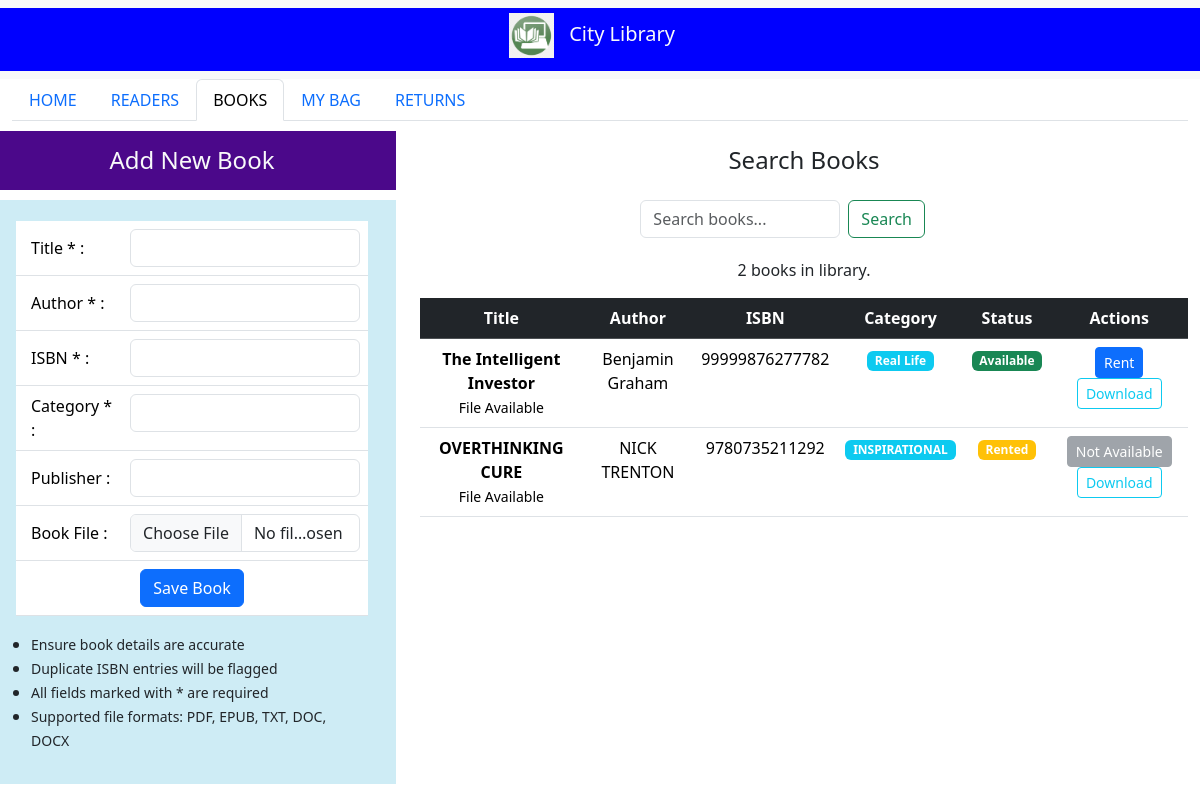
/books, run on the app's committed database.
### lims_app/models.py (models this page shows, shortened)
class Book(models.Model):
    STATUS_CHOICES = [
        ('available', 'Available'),
        ('rented', 'Rented'),
        ('maintenance', 'Maintenance'),
    ]
    title = models.CharField(max_length=300)
    author = models.CharField(max_length=200)
    isbn = models.CharField(max_length=50, unique=True)
    category = models.CharField(max_length=100)
    publisher = models.CharField(max_length=200, blank=True, null=True)
    status = models.CharField(max_length=20, choices=STATUS_CHOICES, default='available')
    book_file = models.FileField(upload_to='books/', blank=True, null=True)
    created_at = models.DateTimeField(auto_now_add=True)
    updated_at = models.DateTimeField(auto_now=True)
    class Meta:
        ordering = ['-created_at']

### lims_app/views.py (the view, shortened to what this page needs)
# urls.py: path('books', books_tab, name='books'),
def books_tab(request):
    books = Book.objects.all()
    search_query = request.GET.get('search', '')
    return render(request, 'books.html', {
        "current_tab": "books",
        "books": books,
        "search_query": search_query
    })

### lims_app/templates/books.html (shortened to what this page needs)
<!DOCTYPE html>
{% extends "index.html" %}
{% load static %}
{% block main_content %}
<div class="container-fluid text-center" style="padding: 10px 0;">
  <div class="row" style="margin-bottom: 10px;">
    <div class="col-md-4 text-light" style="background: #4B088A;">
      <h4 style="margin: 15px 0;">Add New Book</h4>
    </div>
    <div class="col-md-8">
      <h4 style="margin: 15px 0;">Search Books</h4>
    </div>
  </div>
  <div class="row">
    <div class="col-md-4" style="background-color: #CEECF5; min-height: 500px;">
      <div class="p-3">
        <form action="{% url 'add_book' %}" method="POST" enctype="multipart/form-data">
          <table class="table" style="margin-top: 5px;">
            <tr>
              <td style="text-align: left;vertical-align: middle;padding-left: 15px;">Title * : </td>
              <td><input type="text" class="form-control" name="book_title" required></td>
            </tr>
            <tr>
               <td style="text-align: left;vertical-align: middle;padding-left: 15px;">Author * : </td>
              <td><input type="text" class="form-control" name="book_author" required></td>
            </tr>
            <tr>
               <td style="text-align: left;vertical-align: middle;padding-left: 15px;">ISBN * : </td>
              <td><input type="text" class="form-control" name="book_isbn" required></td>
            </tr>
            <tr>
               <td style="text-align: left;vertical-align: middle;padding-left: 15px;">Category * : </td>
              <td><input type="text" class="form-control" name="book_category" required></td>
            </tr>
            <tr>
               <td style="text-align: left;vertical-align: middle;padding-left: 15px;">Publisher : </td>
              <td><input type="text" class="form-control" name="book_publisher"></td>
            </tr>
            <tr>
               <td style="text-align: left;vertical-align: middle;padding-left: 15px;">Book File : </td>
              <td><input type="file" class="form-control" name="book_file" accept=".pdf,.epub,.txt,.doc,.docx"></td>
            </tr>
            <tr>
              <td colspan="2"><button class="btn btn-primary" type="submit">Save Book</button></td>
            </tr>
          </table>
        </form>
        <ul style="text-align: left;vertical-align: middle;padding-left: 15px;">
          <li><small>Ensure book details are accurate</small></li>
          <li><small>Duplicate ISBN entries will be flagged</small></li>
          <li><small>All fields marked with * are required</small></li>
          <li><small>Supported file formats: PDF, EPUB, TXT, DOC, DOCX</small></li>
        </ul>
      </div>
    </div>
    <div class="col-md-8">
      <div class="text-end" style="margin-right:275px;">
        <form class="d-inline-flex" role="search" method="GET">
          <input class="form-control me-2" type="search" name="search"
                 placeholder="Search books..." aria-label="Search"
                 value="{{ search_query }}" style="width: 200px;" />
          <button class="btn btn-outline-success" type="submit">Search</button>
        </form>
      </div>
      <div class="row" style="margin-top: 20px;">
        <p>{{books|length}} book{% if books|length != 1 %}s{% endif %}
           {% if search_query %}found for "{{ search_query }}"{% else %}in library{% endif %}.</p>
      </div>
      <div class="container" style="overflow-y:auto; height:400px;">
        <table class="table table-hover">
          <thead class="table-dark">
            <tr>
              <th>Title</th>
              <th>Author</th>
              <th>ISBN</th>
              <th>Category</th>
              <th>Status</th>
              <th>Actions</th>
            </tr>
          </thead>
          <tbody>
            {% for book in books %}
            <tr>
              <td>
                <strong>{{ book.title }}</strong>
                {% if book.book_file %}
                  <br><small> File Available</small>
                {% endif %}
              </td>
              <td>{{ book.author }}</td>
              <td>{{ book.isbn }}</td>
              <td><span class="badge bg-info">{{ book.category }}</span></td>
              <td>
                {% if book.status == 'available' %}
                  <span class="badge bg-success">Available</span>
                {% elif book.status == 'rented' %}
                  <span class="badge bg-warning">Rented</span>
                {% else %}
                  <span class="badge bg-secondary">{{ book.get_status_display }}</span>
                {% endif %}
              </td>
              <td>
                {% if book.status == 'available' %}
                  <button class="btn btn-sm btn-primary" onclick="rentBook({{ book.id }}, '{{ book.title|escapejs }}')">
                     Rent
                  </button>
                {% else %}
                  <button class="btn btn-sm btn-secondary" disabled>
                    Not Available
                  </button>
                {% endif %}
                {% if book.book_file %}
                  <a href="{{ book.book_file.url }}" class="btn btn-sm btn-outline-info" target="_blank">
                     Download
                  </a>
                {% endif %}
              </td>
            </tr>
            {% endfor %}
          </tbody>
        </table>
      </div>
    </div>
  </div>
</div>
{% endblock %}

### data on the page
Book: title "The Intelligent Investor", shows "File Available", author "Benjamin Graham", isbn "99999876277782", category "Real Life", status "Available"
Book: title "OVERTHINKING CURE", shows "File Available", author "NICK TRENTON", isbn "9780735211292", category "INSPIRATIONAL", status "Rented"

### other printed values
{{ books|length }} "2"
